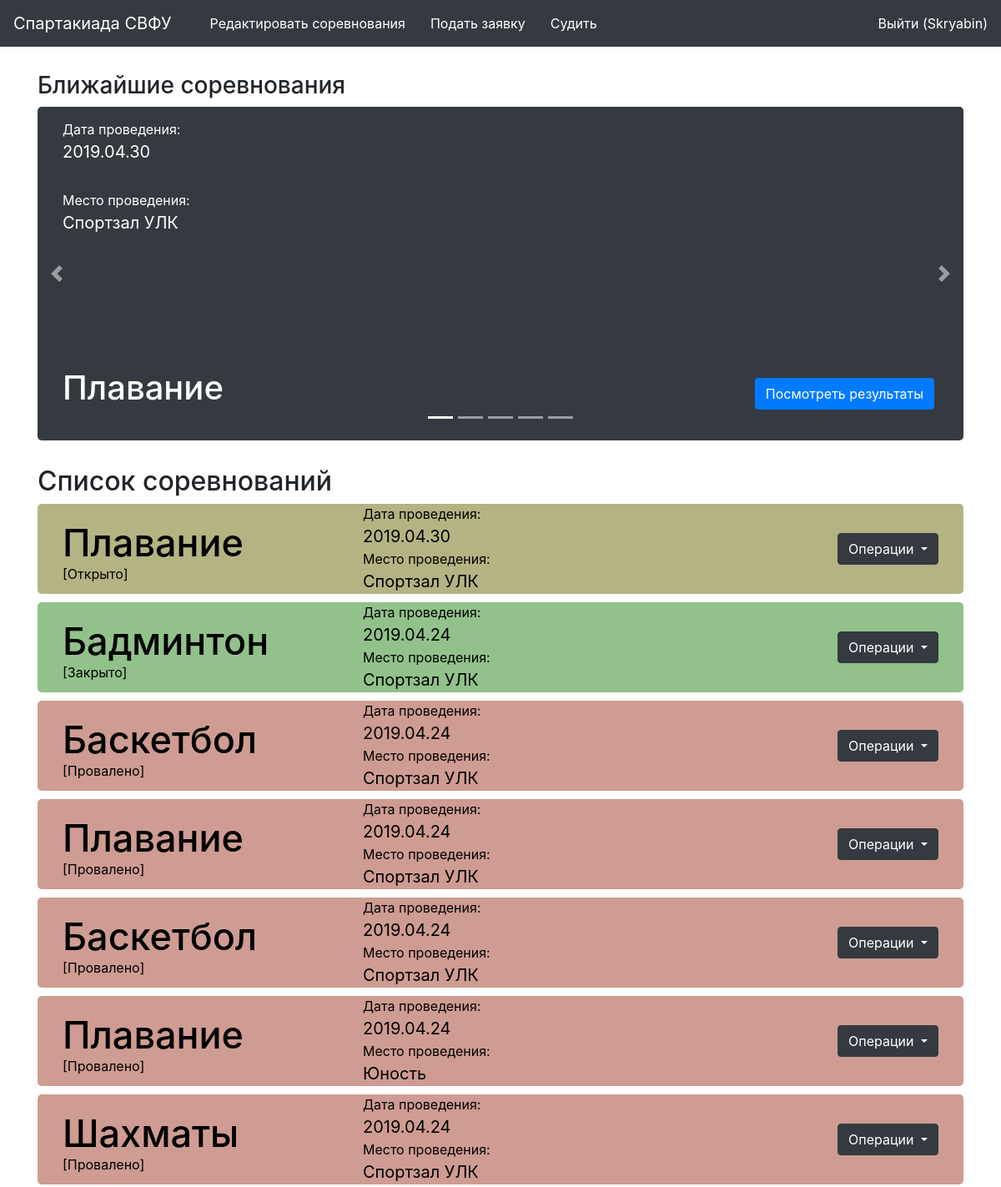
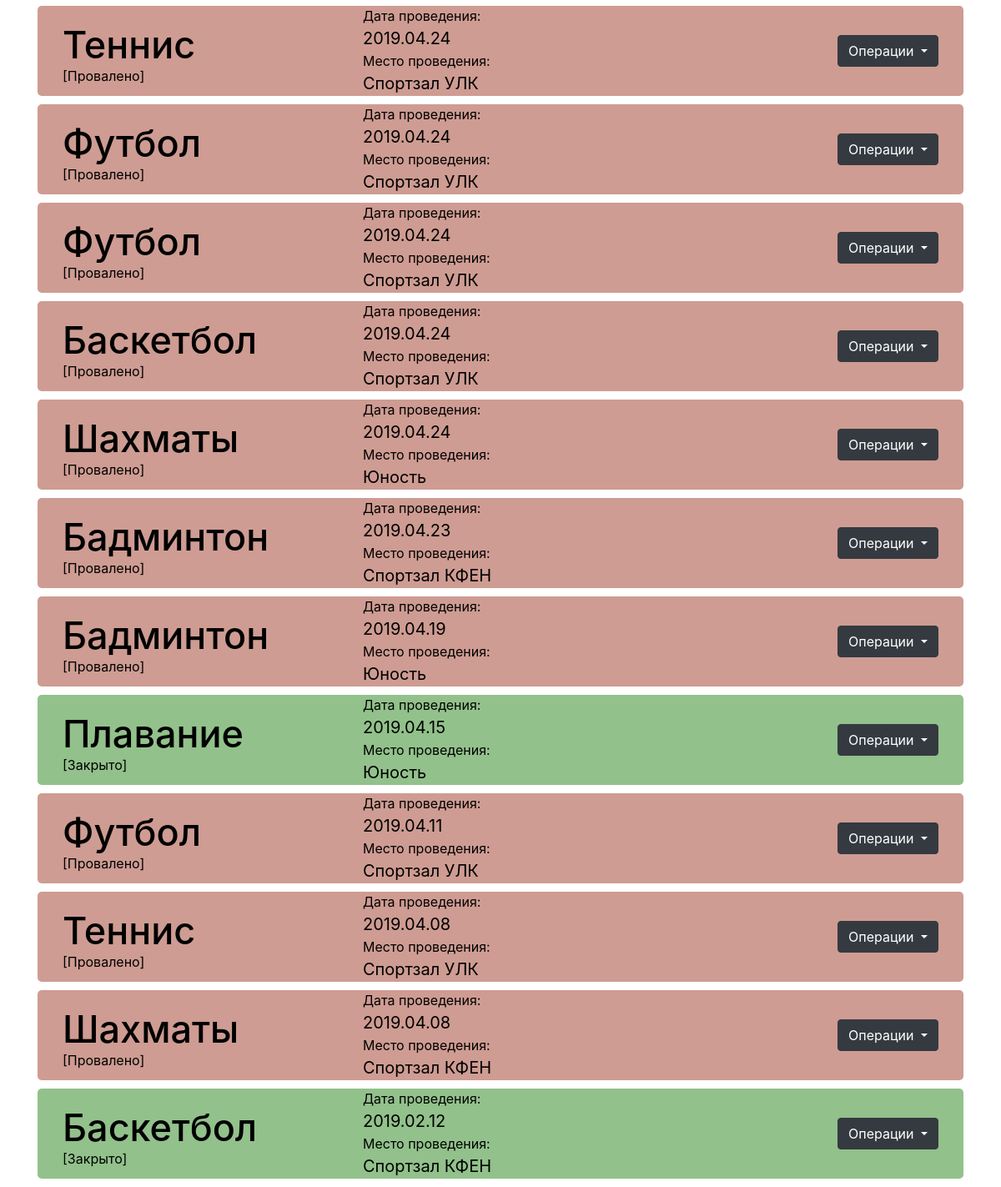
Screenshot of / (signed in) with the database file from the repository (2 pictures, top to bottom).
### sport/models.py (models this page shows, shortened)
class Competition(models.Model):
    date = models.DateField(verbose_name = "Дата соревнования", default=datetime.date.today())
    place = models.ForeignKey(Place, verbose_name = "Место проведения", null = True, blank = True, on_delete = models.CASCADE)
    sport = models.ForeignKey(Sport, verbose_name = "Вид Спорта", db_index = True, on_delete = models.CASCADE)
    result = models.BooleanField(verbose_name="Проведено", default = False)
    def __str__(self):
        return self.sport.name + ' : ' + str(self.date)

class Place(models.Model):
    name = models.CharField(verbose_name="Название", max_length=200)
    address = models.CharField(verbose_name="Адрес", max_length=300)

class Sport(models.Model):
    type = models.CharField(choices=SportType, verbose_name="Тип спорта", max_length=10)
    name = models.CharField(verbose_name="Вид спорта", max_length=200, db_index=True)
    class Meta:
        ordering = ['name']
        verbose_name = "вид спорта"
        verbose_name_plural = "виды спорта"

### svfusport/views.py (the view)
# urls.py: path('', views.index),
def index(request):
    args={}
    args['date_now'] = date.today()
    data = Competition.objects.all().order_by("-date")
    args['competition_5'] = data[:5]
    args['competition'] = data
    print(data)
    return render(request, 'main.html', args)

### templates/main.html (shortened to what this page needs)
{% extends 'index.html' %}
{% block main %}
<div class="row">
  <div class="container-fluid">
    <div class="container competition-slider-container">
      <h3>Ближайшие соревнования</h3>
      <div id="carouselExampleIndicators" class="carousel slide" data-ride="carousel">
        <ol class="carousel-indicators">
          <li data-target="#carouselExampleIndicators" data-slide-to="0" class="active"></li>
          <li data-target="#carouselExampleIndicators" data-slide-to="1"></li>
          <li data-target="#carouselExampleIndicators" data-slide-to="2"></li>
          <li data-target="#carouselExampleIndicators" data-slide-to="3"></li>
          <li data-target="#carouselExampleIndicators" data-slide-to="4"></li>
        </ol>
        <div class="carousel-inner">
          {% for item in competition_5 %}
          <div class="carousel-item" id="active-trigger">
            <div class="container bg-dark competition-slider">
              <div class="col-6">
                <p>Дата проведения: <br><span class="competition-span">{{ item.date }}</span></p>
                <p>Место проведения: <br><span class="competition-span">{{ item.place.name }}</span></p>
                <h3>{{ item.sport.name }}</h3>
              </div>
              <div class="col-6">
                <a href="{% url 'sport:teamresult' item.id %}" class="btn btn-primary competition-slider-info-btn">Посмотреть результаты</a>
              </div>
            </div>
          </div>
          {% endfor %}
        </div>
        <a class="carousel-control-prev" href="#carouselExampleIndicators" role="button" data-slide="prev">
          <span class="carousel-control-prev-icon" aria-hidden="true"></span>
        </a>
        <a class="carousel-control-next" href="#carouselExampleIndicators" role="button" data-slide="next">
          <span class="carousel-control-next-icon" aria-hidden="true"></span>
        </a>
      </div>
    </div>
    <div class="container competition-list-container">
      <h2>Список соревнований</h2>
      {% for item in competition %}
        <div class="container competition-container-main">
          <div class="col-4">
            <h3>{{ item.sport.name }}</h3>
            {% if item.result %}
              <p class="result_yes" style="margin-top: -30px;
              ">[Закрыто]</p>
            {% elif item.date < date_now and not item.result %}
              <p class="result_failed" style="margin-top: -30px;
              ">[Провалено]</p>
            {% else %}
              <p class="result_no" style="margin-top: -30px;
              ">[Открыто]</p>
            {% endif %}
          </div>
          <div class="col-4">
            <p>Дата проведения: <br><span class="competition-span">{{ item.date }}</span></p>
            <p>Место проведения: <br><span class="competition-span">{{ item.place.name }}</span></p>
          </div>
          <div class="col-4">
            {% if user.is_authenticated %}
            <div class="dropdown">
              <button class="btn btn-dark dropdown-toggle competition-btn" type="button" id="dropdownMenuButton" data-toggle="dropdown" aria-haspopup="true" aria-expanded="false">
                Операции
              </button>
            </div>
            {% else %}
            <a href="{% url 'sport:teamresult' item.id %}"><button type="button" name="button" class="btn btn-dark competition-btn">Посмотреть результаты</button></a>
            {% endif %}
          </div>
        </div>
      {% endfor %}
    </div>
  </div>
</div>
{% endblock %}

### templates/header.html (shortened to what this page needs)
<nav class="navbar navbar-expand-sm bg-dark navbar-dark">
  <a class="navbar-brand" href="/">Спартакиада СВФУ</a>
  {% if user.is_authenticated %}
  <ul class="navbar-nav">
    <li class="nav-item acive"><a href="{% url 'sport:competition' %}" style="color: white; text-decoration: none;">Редактировать соревнования</a></li>
    <li class="nav-item acive"><a href="{% url 'sport:team_table' %}" style="color: white; text-decoration: none;">Подать заявку</a></li>
    <li class="nav-item acive"><a href="{% url 'sport:teamResultCreate' %}" style="color: white; text-decoration: none;">Судить</a></li>
  </ul>
  {% endif %}
  <div id="my-nav" class="collapse navbar-collapse justify-content-end">
    <ul class="navbar-nav">
      {% if user.is_authenticated %}
      <li class="nav-item acive"> <a href="/auth/logout" style="color: white; text-decoration: none;">Выйти ({{ user.username }})</a> </li>
      {% else %}
      <li> <a href="/auth/login" style="color: white; text-decoration: none;">Войти</a> </li>
      {% endif %}
    </ul>
  </div>
</nav>

### static0/css/style/style.css (style rules this page uses)
.nav-item { padding-left: 30px; }
.competition-slider-container { margin-top: 30px; }
.competition-slider { height: 400px; width: 100%; border-radius: 5px; display: flex; }
.carousel-control-next { margin-right: -60px; }
.carousel-control-prev { margin-left: -60px; }
.competition-slider h3 { color: #fff; font-size: 40px; padding-top: 143px; }
.competition-slider p { color: #fff; padding-top: 15px; padding-right: 20px; }
.competition-slider-info-btn { float: right; margin-right: 5px; margin-bottom: 40px; margin-top: 325px; }
.competition-list-container { margin-top: 30px; }
.competition-container-main { background:#D3D5DE; color: #000; border-radius: 5px; display: flex; margin-bottom: 10px; }
.competition-container-main h3 { padding-top: 20px; font-size: 45px; padding-bottom: 20px; color: black; }
.competition-container-main p { margin-bottom: 0px; }
.competition-span { font-size: 20px; }
.competition-btn { float: right; margin-top: 35px; }

### rows the page displays
Competition: date "2019.04.30", place.name "Спортзал УЛК", sport.name "Плавание", result "[Открыто]"
Competition: sport.name "Бадминтон", result "[Закрыто]", date "2019.04.24", place.name "Спортзал УЛК"
Competition: sport.name "Баскетбол", result "[Провалено]", date "2019.04.24", place.name "Спортзал УЛК"
Competition: sport.name "Плавание", result "[Провалено]", date "2019.04.24", place.name "Спортзал УЛК"
Competition: sport.name "Баскетбол", result "[Провалено]", date "2019.04.24", place.name "Спортзал УЛК"
Competition: sport.name "Плавание", result "[Провалено]", date "2019.04.24", place.name "Юность"
Competition: sport.name "Шахматы", result "[Провалено]", date "2019.04.24", place.name "Спортзал УЛК"
Competition: sport.name "Теннис", result "[Провалено]", date "2019.04.24", place.name "Спортзал УЛК"
Competition: sport.name "Футбол", result "[Провалено]", date "2019.04.24", place.name "Спортзал УЛК"
Competition: sport.name "Футбол", result "[Провалено]", date "2019.04.24", place.name "Спортзал УЛК"
Competition: sport.name "Баскетбол", result "[Провалено]", date "2019.04.24", place.name "Спортзал УЛК"
Competition: sport.name "Шахматы", result "[Провалено]", date "2019.04.24", place.name "Юность"
Competition: sport.name "Бадминтон", result "[Провалено]", date "2019.04.23", place.name "Спортзал КФЕН"
Competition: sport.name "Бадминтон", result "[Провалено]", date "2019.04.19", place.name "Юность"
Competition: sport.name "Плавание", result "[Закрыто]", date "2019.04.15", place.name "Юность"
Competition: sport.name "Футбол", result "[Провалено]", date "2019.04.11", place.name "Спортзал УЛК"
Competition: sport.name "Теннис", result "[Провалено]", date "2019.04.08", place.name "Спортзал УЛК"
Competition: sport.name "Шахматы", result "[Провалено]", date "2019.04.08", place.name "Спортзал КФЕН"
Competition: sport.name "Баскетбол", result "[Закрыто]", date "2019.02.12", place.name "Спортзал КФЕН"

### other values shown
{{ user.username }} "Skryabin"
